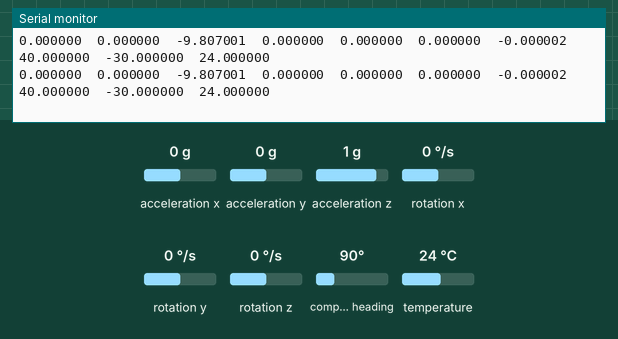
This sketch was run on a simulated Arduino Uno, built with avr-gcc and run on an emulated ATmega328P. On the bench: the last lines printed to the serial monitor. Inputs (shaded band) come from the test bench; at power-on: acceleration x 0 g, acceleration y 0 g, acceleration z 1 g, rotation x 0 °/s, rotation y 0 °/s, rotation z 0 °/s, compass heading 90°, temperature 24 °C.

Above: at 1.2 s.
1.3 s: acceleration x set to -1.4 g
At 2.2 s:
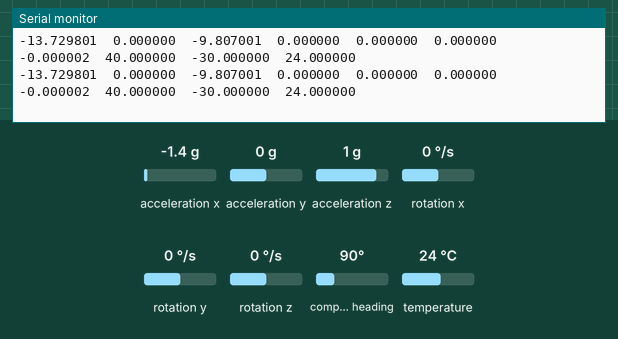
2.8 s: acceleration y set to -1.4 g
At 3.6 s:
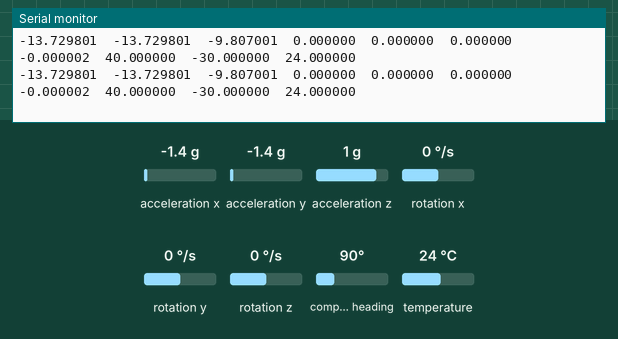
4.3 s: acceleration z set to -1.4 g
At 5.3 s:
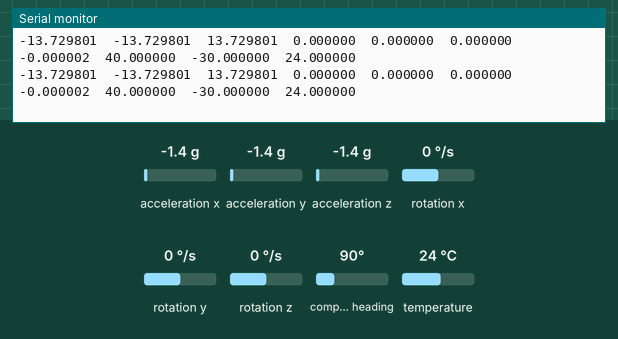
5.8 s: rotation x set to -192 °/s
At 6.5 s:
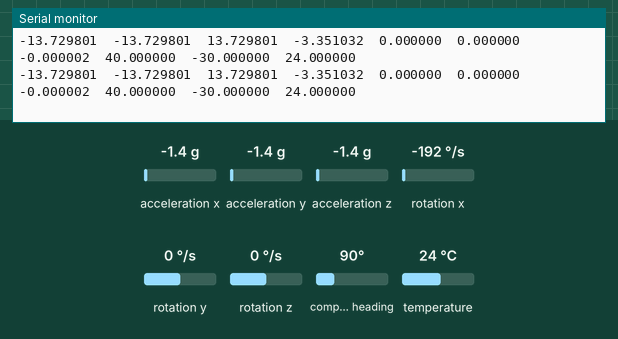
7.3 s: rotation y set to -192 °/s
At 7.9 s:
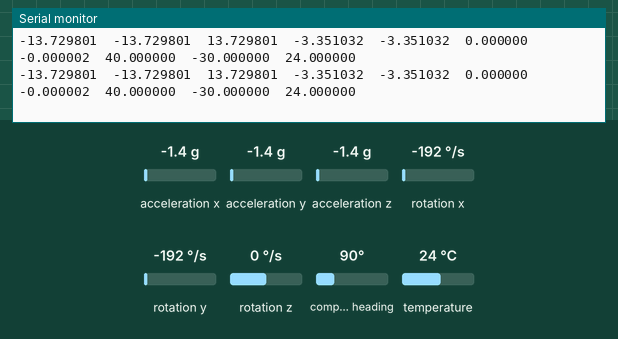

Measured:
- after the input at 1.3 s, the serial monitor: prints a new line at once (image 1)
- after the input at 2.8 s, the serial monitor: prints a new line at once (image 2)
- after the input at 4.3 s, the serial monitor: prints a new line at once (image 3)
- after the input at 5.8 s, the serial monitor: prints a new line at once (image 4)
- after the input at 7.3 s, the serial monitor: prints a new line at once (image 5)

The sketch:

basic.ino
```cpp
#include "MPU9250.h"

// an MPU9250 object with the MPU-9250 sensor on I2C bus 0 with address 0x68
MPU9250 IMU(Wire, 0x68);

unsigned long ros_time = 0; // Milisecond
int ros_period = 20; // 50 Hz

void setup() {
  // serial to display data
  Serial.begin(115200);
  while (!Serial) {}
  Serial.println("BEGIN");

  IMU.begin(); // initializes communication with the MPU-9250
  IMU.setAccelRange(MPU9250::ACCEL_RANGE_2G); // setting the accelerometer full scale range to +/-2G
  IMU.setGyroRange(MPU9250::GYRO_RANGE_2000DPS); // setting the gyroscope full scale range to +/-2000 deg/s
  IMU.setDlpfBandwidth(MPU9250::DLPF_BANDWIDTH_184HZ); // setting DLPF bandwidth to 184 Hz
  IMU.setSrd(0); // setting SRD to 0 for a 1 kHz accelerometer & gyroscope update rate and 100 Hz magnetometer update rate

  // We want the RAW DATA !
  IMU.setGyroBiasX_rads(0.0);
  IMU.setGyroBiasY_rads(0.0);
  IMU.setGyroBiasZ_rads(0.0);
  IMU.setAccelCalX(0.0, 1.0);
  IMU.setAccelCalY(0.0, 1.0);
  IMU.setAccelCalZ(0.0, 1.0);
  IMU.setMagCalX(0.0, 1.0);
  IMU.setMagCalY(0.0, 1.0);
  IMU.setMagCalZ(0.0, 1.0);
}

void loop() {

  if ((millis() - ros_time) >= ros_period) {
    IMU.readSensor();

    // display the data
    Serial.print(IMU.getAccelX_mss(), 6);
    Serial.print("\t");
    Serial.print(IMU.getAccelY_mss(), 6);
    Serial.print("\t");
    Serial.print(IMU.getAccelZ_mss(), 6);
    Serial.print("\t");
    Serial.print(IMU.getGyroX_rads(), 6);
    Serial.print("\t");
    Serial.print(IMU.getGyroY_rads(), 6);
    Serial.print("\t");
    Serial.print(IMU.getGyroZ_rads(), 6);
    Serial.print("\t");
    Serial.print(IMU.getMagX_uT(), 6);
    Serial.print("\t");
    Serial.print(IMU.getMagY_uT(), 6);
    Serial.print("\t");
    Serial.print(IMU.getMagZ_uT(), 6);
    Serial.print("\t");
    Serial.println(IMU.getTemperature_C(), 6);

    ros_time = ros_time + ros_period;
  }
}
```
